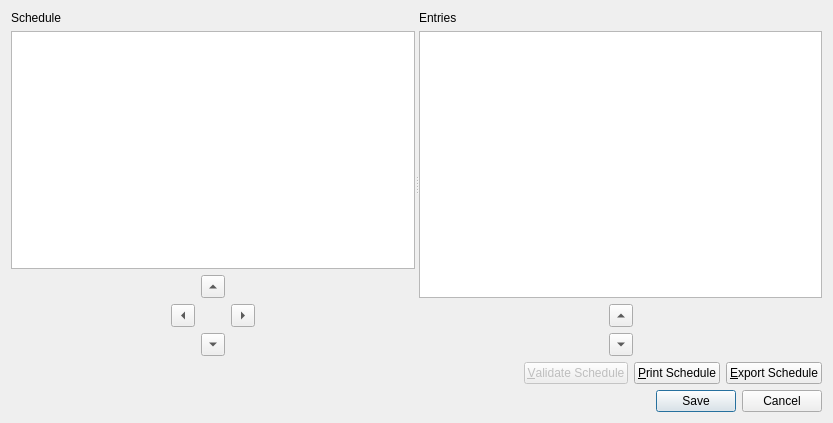
<?xml version="1.0" encoding="UTF-8"?>
<ui version="4.0">
 <class>ScheduleDialog</class>
 <widget class="QWidget" name="ScheduleDialog">
  <property name="geometry">
   <rect>
    <x>0</x>
    <y>0</y>
    <width>833</width>
    <height>423</height>
   </rect>
  </property>
  <property name="windowTitle">
   <string>View/Edit Schedule</string>
  </property>
  <layout class="QVBoxLayout" name="verticalLayout_3">
   <item>
    <widget class="QSplitter" name="splitter">
     <property name="orientation">
      <enum>Qt::Horizontal</enum>
     </property>
     <widget class="QWidget" name="verticalLayoutWidget">
      <layout class="QVBoxLayout" name="verticalLayout">
       <item>
        <widget class="QLabel" name="label">
         <property name="text">
          <string>Schedule</string>
         </property>
        </widget>
       </item>
       <item>
        <widget class="QTableWidget" name="scheduleTableWidget">
         <property name="editTriggers">
          <set>QAbstractItemView::NoEditTriggers</set>
         </property>
         <property name="selectionMode">
          <enum>QAbstractItemView::SingleSelection</enum>
         </property>
        </widget>
       </item>
       <item>
        <layout class="QGridLayout" name="gridLayout_2">
         <item row="1" column="1">
          <widget class="QToolButton" name="scheduleLeftBtn">
           <property name="text">
            <string>...</string>
           </property>
           <property name="arrowType">
            <enum>Qt::LeftArrow</enum>
           </property>
          </widget>
         </item>
         <item row="1" column="0">
          <spacer name="horizontalSpacer">
           <property name="orientation">
            <enum>Qt::Horizontal</enum>
           </property>
           <property name="sizeHint" stdset="0">
            <size>
             <width>40</width>
             <height>20</height>
            </size>
           </property>
          </spacer>
         </item>
         <item row="0" column="2">
          <widget class="QToolButton" name="scheduleUpBtn">
           <property name="text">
            <string>...</string>
           </property>
           <property name="arrowType">
            <enum>Qt::UpArrow</enum>
           </property>
          </widget>
         </item>
         <item row="1" column="4">
          <spacer name="horizontalSpacer_2">
           <property name="orientation">
            <enum>Qt::Horizontal</enum>
           </property>
           <property name="sizeHint" stdset="0">
            <size>
             <width>40</width>
             <height>20</height>
            </size>
           </property>
          </spacer>
         </item>
         <item row="2" column="2">
          <widget class="QToolButton" name="scheduleDownBtn">
           <property name="text">
            <string>...</string>
           </property>
           <property name="arrowType">
            <enum>Qt::DownArrow</enum>
           </property>
          </widget>
         </item>
         <item row="1" column="3">
          <widget class="QToolButton" name="scheduleRightBtn">
           <property name="text">
            <string>...</string>
           </property>
           <property name="arrowType">
            <enum>Qt::RightArrow</enum>
           </property>
          </widget>
         </item>
        </layout>
       </item>
      </layout>
     </widget>
     <widget class="QWidget" name="verticalLayoutWidget_2">
      <layout class="QVBoxLayout" name="verticalLayout_2">
       <item>
        <widget class="QLabel" name="label_2">
         <property name="text">
          <string>Entries</string>
         </property>
        </widget>
       </item>
       <item>
        <widget class="QTableWidget" name="entriesTableWidget">
         <property name="editTriggers">
          <set>QAbstractItemView::NoEditTriggers</set>
         </property>
         <property name="selectionMode">
          <enum>QAbstractItemView::SingleSelection</enum>
         </property>
         <property name="selectionBehavior">
          <enum>QAbstractItemView::SelectRows</enum>
         </property>
        </widget>
       </item>
       <item>
        <layout class="QGridLayout" name="gridLayout">
         <item row="2" column="6">
          <spacer name="horizontalSpacer_3">
           <property name="orientation">
            <enum>Qt::Horizontal</enum>
           </property>
           <property name="sizeHint" stdset="0">
            <size>
             <width>40</width>
             <height>20</height>
            </size>
           </property>
          </spacer>
         </item>
         <item row="1" column="5">
          <widget class="QToolButton" name="entriesUpBtn">
           <property name="text">
            <string>...</string>
           </property>
           <property name="arrowType">
            <enum>Qt::UpArrow</enum>
           </property>
          </widget>
         </item>
         <item row="2" column="5">
          <widget class="QToolButton" name="entriesDownBtn">
           <property name="text">
            <string>...</string>
           </property>
           <property name="arrowType">
            <enum>Qt::DownArrow</enum>
           </property>
          </widget>
         </item>
         <item row="2" column="2">
          <spacer name="horizontalSpacer_4">
           <property name="orientation">
            <enum>Qt::Horizontal</enum>
           </property>
           <property name="sizeHint" stdset="0">
            <size>
             <width>40</width>
             <height>20</height>
            </size>
           </property>
          </spacer>
         </item>
        </layout>
       </item>
      </layout>
     </widget>
    </widget>
   </item>
   <item>
    <layout class="QHBoxLayout" name="horizontalLayout">
     <item>
      <spacer name="horizontalSpacer_5">
       <property name="orientation">
        <enum>Qt::Horizontal</enum>
       </property>
       <property name="sizeHint" stdset="0">
        <size>
         <width>40</width>
         <height>20</height>
        </size>
       </property>
      </spacer>
     </item>
     <item>
      <widget class="QPushButton" name="validateBtn">
       <property name="enabled">
        <bool>false</bool>
       </property>
       <property name="text">
        <string>&amp;Validate Schedule</string>
       </property>
      </widget>
     </item>
     <item>
      <widget class="QPushButton" name="printScheduleBtn">
       <property name="text">
        <string>&amp;Print Schedule</string>
       </property>
      </widget>
     </item>
     <item>
      <widget class="QPushButton" name="exportScheduleBtn">
       <property name="text">
        <string>&amp;Export Schedule</string>
       </property>
      </widget>
     </item>
    </layout>
   </item>
   <item>
    <widget class="QDialogButtonBox" name="btnBox">
     <property name="standardButtons">
      <set>QDialogButtonBox::Cancel|QDialogButtonBox::Save</set>
     </property>
     <property name="centerButtons">
      <bool>false</bool>
     </property>
    </widget>
   </item>
  </layout>
 </widget>
 <resources/>
 <connections/>
</ui>
